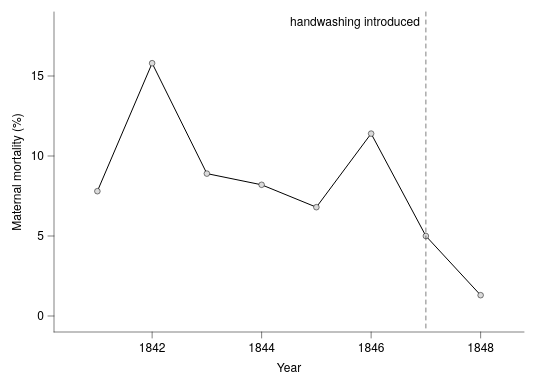

This figure's Vega-Lite source:
### Vega-Lite specification from a JSON file in a GitHub repository (floating-point values rounded to 4 significant figures)
{"background": null, "config": {"arc": {"fill": "#DBDBDB", "fillOpacity": 1.0, "innerRadius": 40.0, "padAngle": 0.03, "stroke": "black", "strokeOpacity": 1, "strokeWidth": 0.25}, "area": {"fill": "#DBDBDB", "fillOpacity": 1.0, "stroke": "black", "strokeOpacity": 1, "strokeWidth": 0.25}, "axis": {"domain": true, "domainCap": "round", "domainColor": "black", "domainWidth": 0.25, "grid": false, "gridCap": "round", "gridColor": "#F1F1F1", "gridDash": [0, 0], "gridOpacity": 1.0, "gridWidth": 0.25, "labelColor": "black", "labelFont": "Helvetica Neue, HelveticaNeue, Helvetica, Arial, sans-serif", "labelFontSize": 6, "labelFontStyle": "normal", "labelFontWeight": 400, "offset": 0, "ticks": true, "tickCap": "round", "tickColor": "black", "tickRound": false, "tickSize": 3, "tickWidth": 0.25, "titleColor": "black", "titleFont": "Helvetica Neue, HelveticaNeue, Helvetica, Arial, sans-serif", "titleFontSize": 6, "titleFontStyle": "normal", "titleFontWeight": 400}, "axisX": {"domain": true, "labelAlign": "center", "labelAngle": 0, "labels": true, "ticks": true, "translate": 0}, "axisY": {"domain": true, "labelAlign": "right", "labelAngle": 0, "labels": true, "ticks": true, "translate": 0}, "axisRight": {"domain": true, "labelAlign": "left", "labelAngle": 0, "labels": true, "ticks": true, "translate": 0}, "axisTop": {"domain": true, "labelAlign": "center", "labelAngle": 0, "labels": true, "ticks": true, "translate": 0}, "axisBand": {"tickOffset": 0}, "bar": {"fill": "#DBDBDB", "fillOpacity": 1.0, "stroke": "black", "strokeOpacity": 1, "strokeWidth": 0.25}, "boxplot": {"size": 14.4, "ticks": {"cornerRadius": 0.25, "fill": "black", "opacity": 1, "size": 7.2, "thickness": 0.25}, "box": {"fillOpacity": 1.0, "stroke": "black", "strokeOpacity": 1, "strokeWidth": 0.25}, "median": {"cornerRadius": 0, "fill": "black", "fillOpacity": 1.0, "opacity": 1, "size": 14.4, "thickness": 0.25}, "rule": {"fill": "black", "fillOpacity": 1.0, "size": 16.0, "stroke": "black", "strokeDash": [0, 0], "strokeOpacity": 1, "strokeWidth": 0.25}, "outliers": {"color": "black", "fill": "black", "fillOpacity": 1.0, "size": 0, "stroke": "black", "strokeOpacity": 1, "strokeWidth": 0.25}}, "circle": {"fill": "black", "fillOpacity": 1.0, "size": 2.0, "stroke": null, "strokeOpacity": 1, "strokeWidth": 0.25}, "errorband": {"band": {"fillOpacity": 0.6, "stroke": null, "strokeWidth": 0.25, "strokeOpacity": 1}, "borders": {"opacity": 0, "strokeOpacity": 1, "strokeWidth": 0.25}}, "errorbar": {"opacity": 1, "rule": {"strokeDash": [0, 0], "strokeWidth": 0.25}, "ticks": {"color": "black", "cornerRadius": 0.125, "opacity": 1, "size": 9.6, "thickness": 0.25}, "thickness": 0.25}, "font": "Helvetica Neue, HelveticaNeue, Helvetica, Arial, sans-serif", "geoshape": {"fill": "#DBDBDB", "fillOpacity": 1.0, "stroke": "black", "strokeOpacity": 1, "strokeWidth": 0.25}, "header": {"labelColor": "black", "labelFont": "Helvetica Neue, HelveticaNeue, Helvetica, Arial, sans-serif", "labelFontSize": 6, "labelFontStyle": "normal", "labelFontWeight": 400, "titleColor": "black", "titleFont": "Helvetica Neue, HelveticaNeue, Helvetica, Arial, sans-serif", "titleFontSize": 6, "titleFontStyle": "normal", "titleFontWeight": 400, "titlePadding": 0}, "legend": {"disable": false, "offset": 4.5, "titlePadding": 4, "labelOffset": 2, "gradientLabelOffset": 2, "columnPadding": 4, "rowPadding": 2, "gradientLength": 80.0, "gradientThickness": 8.0, "gradientOpacity": 1.0, "gradientStrokeColor": "black", "gradientStrokeWidth": 0.25, "labelColor": "black", "labelFont": "Helvetica Neue, HelveticaNeue, Helvetica, Arial, sans-serif", "labelFontSize": 6, "labelFontStyle": "normal", "labelFontWeight": 400, "strokeColor": "black", "strokeWidth": 0, "symbolSize": 36, "symbolStrokeColor": "black", "symbolStrokeWidth": 0.25, "titleColor": "black", "titleFont": "Helvetica Neue, HelveticaNeue, Helvetica, Arial, sans-serif", "titleFontSize": 6, "titleFontStyle": "normal", "titleFontWeight": 400}, "line": {"color": "black", "stroke": "black", "strokeCap": "butt", "strokeDash": [0, 0], "strokeOpacity": 1, "strokeWidth": 0.5}, "point": {"filled": true, "fill": "#DBDBDB", "fillOpacity": 1.0, "size": 8.0, "stroke": "black", "strokeOpacity": 1, "strokeWidth": 0.25}, "range": {"category": ["#B2B2B2", "#4A7CD3", "#008542", "#664CAF", "#509F98", "#636363", "#284F93", "#005226", "#382864", "#285753"], "diverging": {"scheme": ["#443E60", "#5F597E", "#7C759B", "#9994B6", "#B7B4CC", "#D6D5DC", "#F6F6F6", "#D1DAD9", "#A4C2BF", "#7AA9A4", "#578E89", "#37736E", "#1B5954"]}, "heatmap": {"scheme": ["#440154", "#472270", "#433E82", "#38598C", "#2C728E", "#238A8D", "#24A086", "#39B578", "#5DC862", "#96D646", "#CAE02D", "#FDE724"]}, "ordinal": {"scheme": ["#F1F1F1", "#DBDBDB", "#C6C6C6", "#B2B2B2", "#9D9D9D", "#898989", "#767676", "#636363", "#515151", "#404040", "#2F2F2F", "#1F1F1F"]}, "ramp": {"scheme": ["#440154", "#472270", "#433E82", "#38598C", "#2C728E", "#238A8D", "#24A086", "#39B578", "#5DC862", "#96D646", "#CAE02D", "#FDE724"]}}, "rule": {"color": "black", "stroke": "black", "strokeCap": "round", "strokeDash": [2, 2], "strokeOpacity": 1, "strokeWidth": 0.25}, "scale": {"barBandPaddingInner": 0.1, "rectBandPaddingInner": 0, "tickBandPaddingInner": 0.1, "bandPaddingOuter": 0.1, "bandWithNestedOffsetPaddingInner": 0.2, "bandWithNestedOffsetPaddingOuter": 0.2, "offsetBandPaddingInner": 0, "offsetBandPaddingOuter": 0, "continuousPadding": 8.0, "round": false}, "rect": {"fill": "#DBDBDB", "fillOpacity": 1.0, "stroke": "black", "strokeOpacity": 1, "strokeWidth": 0.25}, "square": {"fill": "#DBDBDB", "fillOpacity": 1.0, "size": 16.0, "stroke": "black", "strokeOpacity": 1, "strokeWidth": 0.25}, "text": {"color": "black", "font": "Helvetica Neue, HelveticaNeue, Helvetica, Arial, sans-serif", "fontSize": 6, "fontStyle": "normal", "fontWeight": 400}, "tick": {"color": "black", "cornerRadius": 0.125, "opacity": 1.0, "size": 14.4, "thickness": 0.25}, "title": {"anchor": "middle", "frame": "group", "color": "black", "font": "Helvetica Neue, HelveticaNeue, Helvetica, Arial, sans-serif", "fontSize": 6, "fontStyle": "normal", "fontWeight": 400, "subtitleColor": "black", "subtitleFont": "Helvetica Neue, HelveticaNeue, Helvetica, Arial, sans-serif", "subtitleFontSize": 6, "subtitleFontStyle": "normal", "subtitleFontWeight": 400}, "trail": {"color": "black", "opacity": 1, "size": 0.5}, "view": {"continuousWidth": 235, "continuousHeight": 160, "discreteWidth": 235, "discreteHeight": 160, "fill": null, "stroke": null, "strokeWidth": 0.25}}, "layer": [{"data": {"name": "data-90cee84db8473ff1f3334d04451f5511"}, "mark": {"type": "line", "point": true}, "encoding": {"x": {"axis": {"format": "d"}, "field": "year", "scale": {"domain": [1840.0, 1848.0], "nice": false}, "title": "Year", "type": "quantitative"}, "y": {"field": "mortality", "scale": {"domain": [0, 18], "nice": false}, "title": "Maternal mortality (%)", "type": "quantitative"}}}, {"layer": [{"data": {"values": [{"__dysonsphere__": 1}]}, "mark": {"type": "rule", "opacity": 1.0}, "encoding": {"x": {"datum": 1847.0}}}, {"data": {"values": [{"__dysonsphere__": 1}]}, "mark": {"type": "text", "align": "right", "baseline": "top", "dx": -3, "dy": 0, "fontSize": 6}, "encoding": {"text": {"value": "handwashing introduced"}, "x": {"datum": 1847.0}, "y": {"value": 2}}}]}], "$schema": "https://vega.github.io/schema/vega-lite/v6.4.1.json", "datasets": {"data-90cee84db8473ff1f3334d04451f5511": [{"year": 1841, "mortality": 7.8}, {"year": 1842, "mortality": 15.8}, {"year": 1843, "mortality": 8.9}, {"year": 1844, "mortality": 8.2}, {"year": 1845, "mortality": 6.8}, {"year": 1846, "mortality": 11.4}, {"year": 1847, "mortality": 5.0}, {"year": 1848, "mortality": 1.3}]}}
